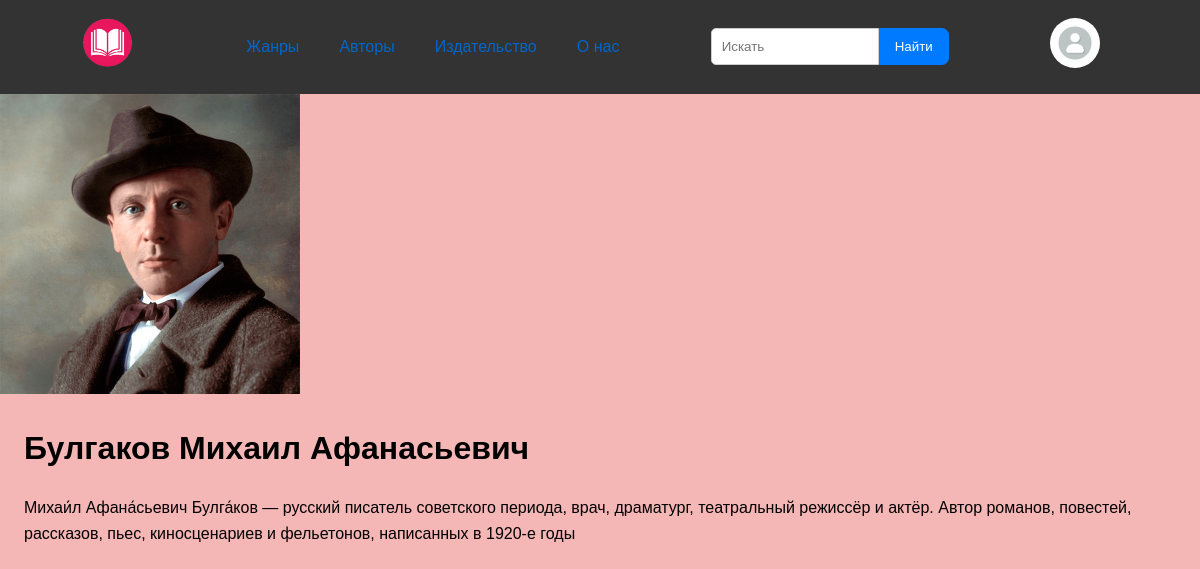
Screenshot of /authors/ with the database file from the repository.
### book_storage/models.py (models this page shows, shortened)
class Author(models.Model):
    fio_author = models.CharField(max_length=50, verbose_name='ФИО автора')
    biography = models.TextField(max_length=2100, verbose_name='Биография')
    photo = models.ImageField(upload_to=f"authors/avatar", blank=True, verbose_name='Фотография')
    class Meta:
        verbose_name = 'Автор'
        verbose_name_plural = 'Авторы'
        ordering = ['fio_author',]

### book_storage/views.py (the view)
# urls.py: path('authors/', authors_page, name='authors_page'),
def authors_page(request):
    authors = Author.objects.all()
    books = Book.objects.all()
    data = {'title': f'Все авторы', 'authors': authors, 'menu': menu}
    return render(request, 'book_storage/authors_page.html', data)

### book_storage/templates/book_storage/authors_page.html
{% extends 'book_storage/base.html' %}
{% load static %}
{% block content %}
{% for author in authors %}
<div class="author_img">
    {% if author.photo %}
        <img src="{{ author.photo.url }}" alt="{{ author.fio_author }} photo" height='300px'>
    {% else %}
        <img src="{% static 'book_storage/images/default.jpg' %}" alt="Default photo" height='300px'>
    {% endif %}
  </div>
<div class="author_info">
    <h1>{{ author.fio_author }}</h1>
    <p>{{ author.biography }}</p>
  </div>
{% endfor %}
{% endblock %}

### book_storage/static/book_storage/css/style.css (style rules this page uses)
html, body { margin: 0; padding: 0; height: 100%; width: 100%; font: normal 14px/20px ALS Sirius,Arial,Helvetica Neue,Helvetica,sans-serif; font-size: 16px; line-height: 1.6; color: #000000; background-color: #f5b6b6; }
.author_info { padding-left: 2%; }

### rows the page displays
Author: photo (picture), fio_author "Булгаков Михаил Афанасьевич", biography "Михаи́л Афана́сьевич Булга́ков — русский писатель советского периода, врач, драматург, театральный режиссёр и актёр. Автор романов, повестей, рассказов, пьес, киносценариев и фельетонов, написанных в 1920-е годы"

### other values shown
{{ elem.0 }} "Жанры" "Авторы" "Издательство" "О нас"
